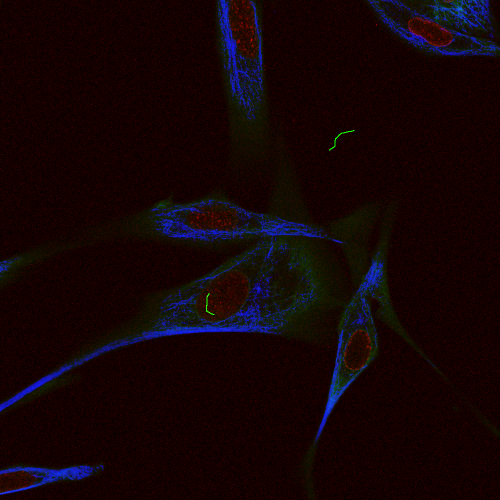
#> input picture bmes621/hw2/LSM-Composite.tif, 1000 x 1000 px (shown at 1/2 size)
$ jupyter execute --allow-errors homework-2.ipynb
#> lines starting #> are read from the running program, lines starting #| are printed output that depends on the picture; after the words box and inside, x2 and y2 are one past the last pixel; in counts of white or black regions, pixels touching at a corner belong together
[cell 1]
# load packages
from skimage import io, exposure, img_as_ubyte, filters, morphology, measure, color
from skimage.segmentation import watershed
from skimage.feature import peak_local_max
from scipy import ndimage as ndi

from matplotlib.gridspec import GridSpec
import matplotlib.pyplot as plt
import pandas as pd
import numpy as np

[cell 2]
# helper functions
def reset_nfig() -> None:
    global nfig
    nfig = 0


def imshow(images, titles, hist=False, cbar=True, *args, **kwargs):
    global nfig

    if not isinstance(images, list):
        images = [images]
        titles = [titles]

    n_images = len(images)

    # Determine the grid size
    ncols = min(n_images, 4)
    nrows = (n_images + 3) // 4  # Ensure there's enough rows

    # If there's only one image, don't create a grid
    if n_images == 1:
        nfig += 1
        if hist:
            # Create a grid with 1 row and 2 columns
            # First column for the histogram, second for the image
            fig = plt.figure(figsize=(6, 4))
            gs = GridSpec(1, 2, width_ratios=[1, 5], wspace=0.1)

            # Histogram on the first column
            ax_hist = fig.add_subplot(gs[0])
            image_data = images[0].flatten()
            ax_hist.hist(
                images[0].ravel(), log=True, bins=256, orientation='horizontal',
                color='black', histtype='step'
            )
            ax_hist.invert_xaxis()  # Invert x-axis to have the histogram on the left
            ax_hist.set_xlabel('Frequency')
            ax_hist.set_ylabel('Intensity')

            # Image on the second column
            ax_image = fig.add_subplot(gs[1])
        else:
            # Just create a figure for the image
            fig, ax_image = plt.subplots(figsize=(6, 6))

        cmap = 'gray' if images[0].ndim == 2 or (images[0].ndim == 3 and images[0].shape[2] == 1) else None
        im = ax_image.imshow(images[0], *args, cmap=cmap, **kwargs)
        if cmap and cbar:  fig.colorbar(im, ax=ax_image)
        ax_image.set_title(f"Figure {nfig}: {titles[0]}")
        ax_image.axis('off')  # Hide axes
        plt.show()
    else:
        # For multiple images, setup is similar without histogram
        fig, axes = plt.subplots(nrows=nrows, ncols=ncols, figsize=(5*ncols, 5*nrows))
        axes = axes.flatten()

        for idx, (image, title) in enumerate(zip(images, titles)):
            nfig += 1
            cmap = 'gray' if image.ndim == 2 or (image.ndim == 3 and image.shape[2] == 1) else None
            im = axes[idx].imshow(image, cmap=cmap)
            if cmap and cbar:  fig.colorbar(im, *args, ax=axes[idx], **kwargs)
            axes[idx].set_title(f"Figure {nfig}: {title}")
            axes[idx].axis('off')  # Hide axes

        # Turn off any remaining subplots
        for ax in axes[n_images:]:
            ax.axis('off')

        plt.show()


def watershed_segment(bimg):
    """Apply watershed algorithm"""

    # create distance image
    dist = ndi.distance_transform_edt(bimg)

    # find local maxima
    fp = np.ones((3,) * bimg.ndim)
    coords = peak_local_max(dist, footprint=fp, labels=bimg)

    # create labelled mask
    mask = np.zeros(dist.shape, dtype=bool)
    mask[tuple(coords.T)] = True
    markers, _ = ndi.label(mask)

    # apply watershed algorithm
    labels = watershed(-dist, markers, mask=bimg)

    return labels

> ### Question 1
>
> Load the image "LSM-composite", which is an example taken from your lab samples. The contrast is not very well balanced, and two of the three color channels have additional deficiencies. Process the images to improve the overall color appearance and cleaniness, decribe what you did and show the improved color image [20 pts].

- first, lets look at the original image and each of the channels

[cell 3]
reset_nfig()

# load original image
img = io.imread("./LSM-Composite.tif")
#> img is the input picture: shape (1000, 1000, 3); mean R, G, B 20.7, 4.4, 6.4

# make sure image is uint8
if img.dtype != np.uint8:
    img = img_as_ubyte(img)

# visualize color channels separately
R, G, B = img[:,:,0], img[:,:,1], img[:,:,2]

imshow(R, 'channel 0', hist=True)
#> in imshow, `n_images = len(images)`: n_images = 1
imshow(G, 'channel 1', hist=True)
imshow(B, 'channel 2', hist=True)

- We see that channel 0 includes a lot of background noise. To deal with this, I:
    - applied a gaussian filter
    - create a mask for intensities > 30
    - apply mask to channel

- In channel 1, we see some artifacts with much higer intensities than the rest of the image. To deal with this, I:
     - filtered out intensities = 255
     - applied contrast stretching to rescale the intensities

- In channel 2, the lower intensities are over represented in the historgam. I dealt with this by applying the CLAHE algorithm to equalize the histogram.

[cell 4]
# channel 0:  gaussian blur -> mask
smoothed = filters.gaussian(R, sigma=10)
smoothed = img_as_ubyte(smoothed)
R_ = np.where(smoothed > 30, R, 0)

# channel 1:  threshold -> contrast stretching
G_ = np.where(G == 255, 0, G)
G_ = exposure.rescale_intensity(G_, in_range=(0, 120))
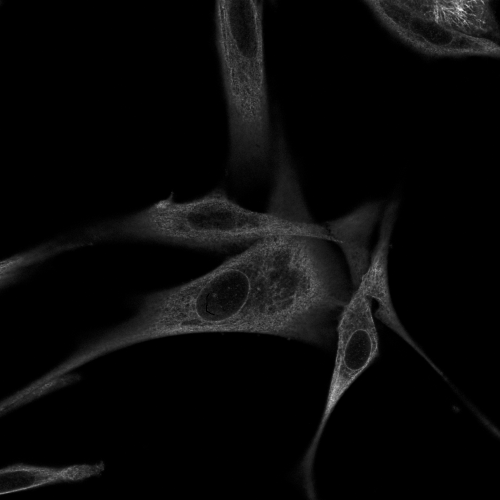
#> G_: shape (1000, 1000) (shown at 1/2 size); min 0, max 255, mean 9.1
G_ = img_as_ubyte(G_)

# channel 2: histogram equalization
B_ = exposure.equalize_adapthist(B)
B_ = img_as_ubyte(B_)

# visualize changes
imshow([R, G, B], ["original channel 0", "original channel 1", "orginal channel 2"])
imshow([R_, G_, B_], ["corrected channel 0", "corrected channel 1", "corrected channel 2"])

# combine images
img_ = np.stack([R_, G_, B_], axis=-1)
imshow([img, img_], ["original image", "improved color image"])

> ### Question 2
> Download the image "Beans" posted under the /images folder in BBLearn and select/perform the following image processing steps:
>
> a. Pre-process image for contrast and noise, show the improvement (use a histogram).

[cell 5]
from skimage.restoration import denoise_nl_means, estimate_sigma
from skimage.morphology import disk

[cell 6]
reset_nfig()

# load original image
img = io.imread("./Beansbw.tif")
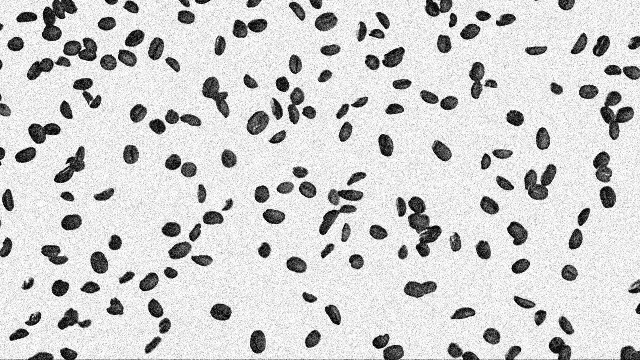
#> input picture bmes621/hw2/Beansbw.tif, 640 x 360 px
#> img is the input picture: shape (360, 640); min 0, max 255, mean 207.1

# equalize histogram
img_ = exposure.equalize_adapthist(img)
#> img_: shape (360, 640) float64

# denoise image
img_ = filters.median(img_, disk(2))
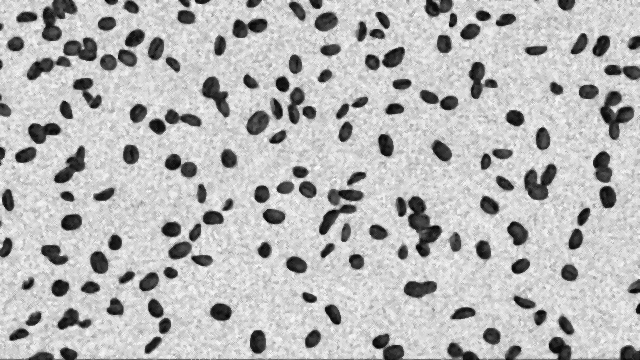
#> img_: shape (360, 640) float64; min 0.0194, max 0.995, mean 0.723

# compare
fig, axes = plt.subplots(nrows=2, ncols=2, figsize=(8, 5))

for _I, _ax, _title in zip([img, img_], axes, ['original', 'contrast enhanced + denoised']):
    _ax[0].imshow(_I, cmap='gray', aspect='equal')
    _ax[0].axis('off')
    _ax[0].set_title(_title)

    _ax[1].hist(_I.ravel(), bins=256, log=True, histtype='step', color='black')
    _ax[1].spines[['top', 'right']].set_visible(False)
    _ax[1].set_xlabel('intensity')
    _ax[1].set_ylabel('frequency')
#> this loop made 2 passes
#> _title on passes 1 to 2: 'original', 'contrast enhanced + denoised'

plt.tight_layout()
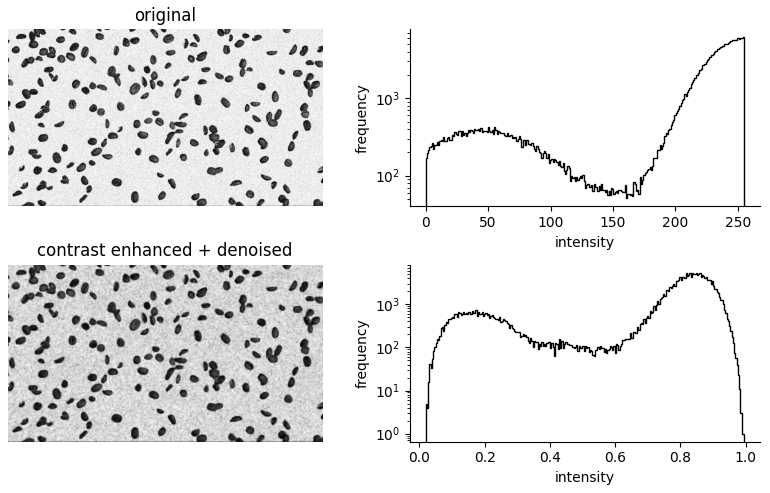
#> figure drawn by matplotlib, 4 panels

> b. Threshold the image and provide the threshold value. Document the binary image.

[cell 7]
# Otsu's threshold
thresh = filters.threshold_otsu(img_)
#> thresh = 0.52
bimg = img_ < thresh
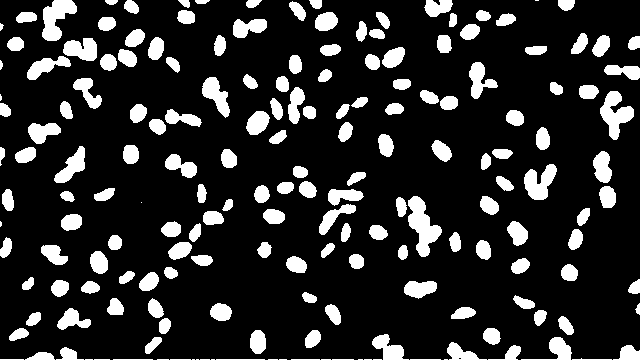
#> bimg: shape (360, 640) bool; 16.8% white; 185 white regions (18 under 20 px), largest, box (x1, y1, x2, y2) and area: (408, 196, 442, 257) 1039, (600, 91, 634, 140) 842, (42, 0, 77, 41) 827

imshow(bimg, 'binary image', cbar=False, hist=False)
print(f"Threshold: {thresh:.4f}")
#| Threshold: 0.5205

> c. Apply morphological operation(s) to improve the segmentation, include the resulting image and a short description of what you did in your report. Make sure you separate all objects.

To achieve this, i implemented the following:
- apply erosion and dilation to remove small objects / specs in the image
- use the watershed algorithm to perform segmentation; this involved:
  - computing a distance map for the objects in the binary image
  - finding the local maxima of the distance map
  - creating a labelled mask
  - using the watershel algorithm to create the labeled image

[cell 8]
# Erode and dilate
_img = morphology.binary_erosion(bimg, disk(2))
_img = morphology.binary_dilation(_img, disk(2))

# Segmentation (watershed)
labels = watershed_segment(_img)
#> in watershed_segment, `dist = ndi.distance_transform_edt(bimg)`: bimg: shape (360, 640) bool; 16.4% white; 159 white regions (2 under 20 px)
#> in watershed_segment, `coords = peak_local_max(dist, footprint=fp, labels=bimg)`: coords = 733 pairs, first value 1 to 358, second value 1 to 638
#> in watershed_segment, `labels = watershed(-dist, markers, mask=bimg)`:
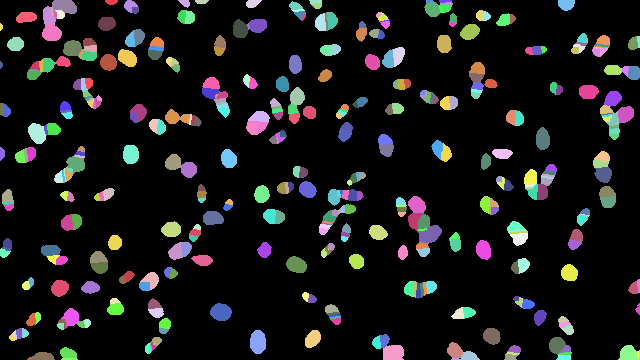
#> labels: shape (360, 640) int32; 440 distinct labels, from 0 to 439; one colour per label, 0 black
fig, ax = plt.subplots(figsize=(6,4))
#> (the rest of this cell did not finish here and is left out)

> d. Measure number of objects, mean areas and standard deviation in the binary image, report those numbers in your document. Use "Analyze Particles" under the Analyze tab to perform this task. [50 pts]

[cell 9]
# measure region properties
props = measure.regionprops(labels)
#> props = 439 regions; largest, box (x1, y1, x2, y2) and area: (250, 330, 266, 354) 316, (417, 225, 442, 243) 304, (210, 303, 232, 321) 302, (383, 345, 404, 360) 292, (28, 123, 46, 144) 282

# extract metrics
N = len(props)
#> N = 439
areas = [p.area for p in props]
#> areas = 439 values, max 316 at index 412, min 1 at index 330, mean 85.92
mean = np.mean(areas)
#> mean = 85.92
std = np.std(areas)
#> std = 67.96

print(f"""\
  Mean Cell Area:  {mean:.2f} sq px
Std of Cell Area:  {std:.2f} sq px
""")
#|   Mean Cell Area:  85.92 sq px
#| Std of Cell Area:  67.96 sq px

> ### Question 3
>
> a. [only BMES 421] Load the image “KAXON”. What is the mean area of the myelin fibers (looking like dark donats)? You may use some of the steps outlined under 2). Document the segmented image. (30 pts)
>
>  b. [only BMES 621] Load the image "Bone".  Perform the necessary steps to measure the size (area) of the dark spine bone in this cross section without the bright center (nerve canal). Next determine the area of the bright canal in the center separatly. Make sure you remove any dirt particles that may arise in the segmentation. Show the segmented images you used for your measurement (hint: consider functions under process/math). [30 pts]

[cell 10]
reset_nfig()

# load original image
img = io.imread("./Bonebw.tiff")
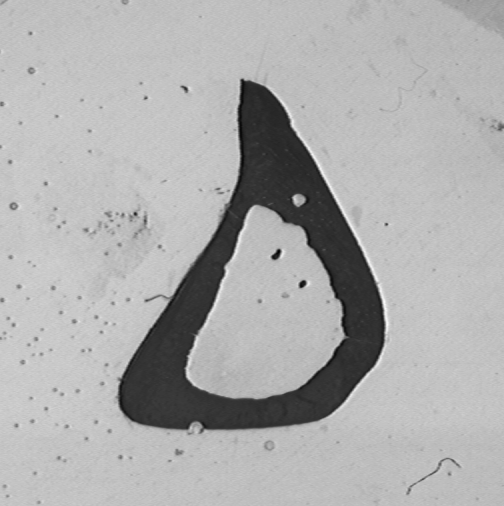
#> input picture bmes621/hw2/Bonebw.tiff, 504 x 506 px
#> img is the input picture: shape (506, 504); min 0, max 250, mean 173.2

# visualize
imshow(img, 'original image', cbar=False, hist=True)

[cell 11]
# threshold image
img_ = img < 120
#> img_: shape (506, 504) bool; 12.8% white; 46 white regions (40 under 20 px), largest, box (x1, y1, x2, y2) and area: (117, 79, 385, 433) 32289, (271, 249, 281, 260) 67, (299, 280, 306, 288) 43, (498, 124, 504, 131) 24, (145, 295, 162, 302) 24, (181, 86, 188, 93) 21

# erode & dilate
img_ = morphology.binary_erosion(img_, disk(3))
#> img_: shape (506, 504) bool; 10.9% white; 2 white regions (1 under 20 px), largest, box (x1, y1, x2, y2) and area: (120, 83, 382, 427) 27707
img_ = morphology.binary_dilation(img_, disk(3))
#> img_: shape (506, 504) bool; 12.7% white; 2 white regions, box (x1, y1, x2, y2) and area: (117, 80, 385, 430) 32236, (272, 252, 280, 260) 38

# blur to remove holes
img_ = filters.median(img_, disk(10))
#> img_: shape (506, 504) bool; 12.7% white; 1 white region, box (x1, y1, x2, y2) and area: (118, 82, 385, 430) 32365

# identify and measure bone
bone_labels = measure.label(img_)
bone_area = measure.regionprops(bone_labels)[0].area
#> bone_area = 32365

# identify and measure canal
inv = np.invert(img_)
holes, features = ndi.label(inv)
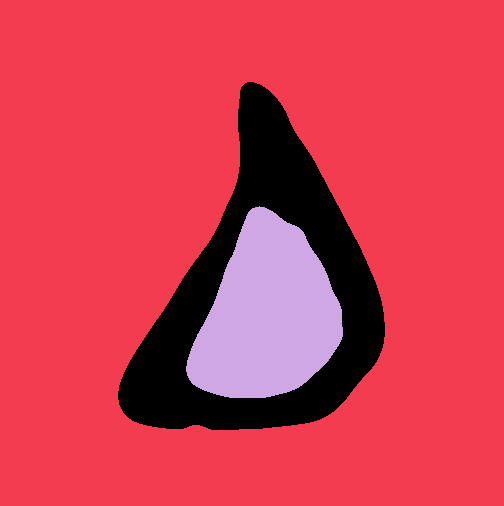
#> holes: shape (506, 504) int32; 3 distinct labels, from 0 to 2; one colour per label, 0 black
#> features = 2
canal_labels = measure.label(holes == 2)
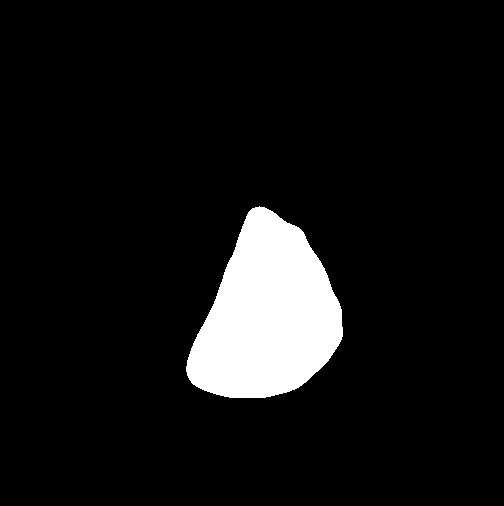
#> canal_labels: shape (506, 504) int32; values 0 (black) and 1 (white), 7.8% white; 1 white region, box (x1, y1, x2, y2) and area: (186, 206, 343, 398) 19943
canal_area = measure.regionprops(canal_labels)[0].area
#> canal_area = 19943

# show segmentation results
fig, axes = plt.subplots(1, 2,  figsize=(6, 4), sharex=True, sharey=True)
for ax, labels, title in zip(axes, [bone_labels, canal_labels], ['bone', 'canal']):
    ax.imshow(
        color.label2rgb(labels, image=img, bg_label=0, colors=['red'])
    )
    ax.set_title(f"segmentation: {title}")
    ax.axis('off')
#> this loop made 2 passes

plt.suptitle("segmentation mask overlays")
plt.tight_layout()

# print results
print(f"""\
Areas:
    Spine Bone (dark) = {bone_area} sq px
        Canal (light) = {canal_area} sq px
""")
#| Areas:
#|     Spine Bone (dark) = 32365.0 sq px
#|         Canal (light) = 19943.0 sq px
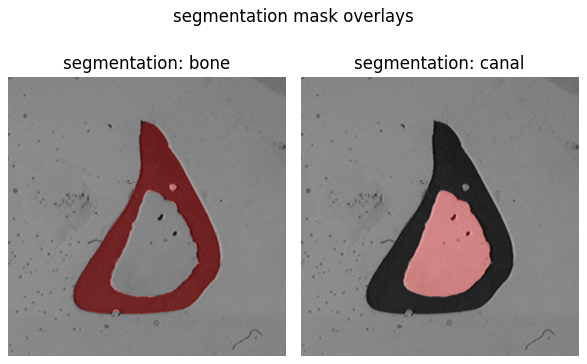
#> figure drawn by matplotlib, 2 panels
